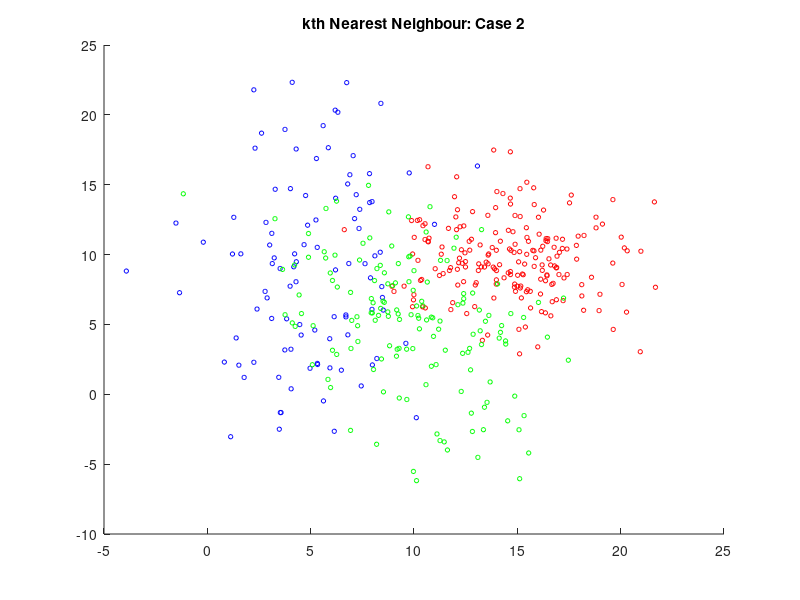

Source code (MATLAB): (Note: this script raises an error after producing the figure.)
clear all;
close all;

MU1 = [5 10];
SIGMA1 = [8 4; 4 40];
MU2 = [15 10];
SIGMA2 = [8 0; 0 8];
MU3 = [10 5];
SIGMA3 = [10 -5; -5 20];

R3 = chol(SIGMA1);
R4 = chol(SIGMA2);
R5 = chol(SIGMA3);

X1 = repmat(MU1,100,1) + randn(100,2)*R3;
X2 = repmat(MU2,200,1) + randn(200,2)*R4;
X3 = repmat(MU3,150,1) + randn(150,2)*R5;

SIGMA1 = cov(X1);
SIGMA2 = cov(X2);
SIGMA3 = cov(X3);

range1 = [-5:0.1:20]
range2 = [-5:0.1:20]

figure;
title('kth Nearest Neighbour: Case 2');
hold on;

scatter(X1(:,1), X1(:,2), 10, 'b');
scatter(X2(:,1), X2(:,2), 10, 'r');
scatter(X3(:,1), X3(:,2), 10, 'g');

[c_vectors, c_values] = eigs(SIGMA1);
[d_vectors, d_values] = eigs(SIGMA2);
[e_vectors, e_values] = eigs(SIGMA3);

kNN_1 = kNN_FS(range1, range2, 1, X1, X2, X3);
kNN_5 = kNN_FS(range1, range2, 5, X1, X2, X3);
contour(range1, range2, kNN_1', 2, 'r');
contour(range1, range2, kNN_5', 2, 'b');
legend('Class C', 'Class D', 'Class E', 'k = 1', 'k = 5');
hold on;

c_theta = atan2(c_vectors(2,1), c_vectors(1,1));
plot_ellipse(MU1(1), MU1(2), c_theta, sqrt(c_values(1,1)), sqrt(c_values(2,2)));

d_theta = atan2(d_vectors(2,1), d_vectors(1,1));
plot_ellipse(MU2(1), MU2(2), d_theta, sqrt(d_values(1,1)),sqrt(d_values(2,2)));

e_theta = atan2(e_vectors(2,1), e_vectors(1,1));
plot_ellipse(MU3(1), MU3(2), e_theta, sqrt(e_values(1,1)),sqrt(e_values(2,2)));

case2_classes = {X1, X2, X3};
confusion_1 = zeros(size(case2_classes, 2));
confusion_2 = zeros(size(case2_classes, 2));

for i=1:size(case2_classes, 2)
    current_class = cell2mat(case2_classes(i));
    for j=1:size(current_class, 1)

       predicted_1 = kNN_FS(current_class(j,1), current_class(j,2), 1, X1, X2, X3);
       predicted_2 = kNN_FS(current_class(j,1), current_class(j,2), 5, X1, X2, X3);
       confusion_1(i,predicted_1) = confusion_1(i,predicted_1) + 1;
       confusion_2(i,predicted_2) = confusion_2(i,predicted_2) + 1;
    end
end 

confusion_1
confusion_2

error_1 = (sum(confusion_1(:)) - trace(confusion_1)) / sum(confusion_1(:))
error_2 = (sum(confusion_2(:)) - trace(confusion_2)) / sum(confusion_2(:))